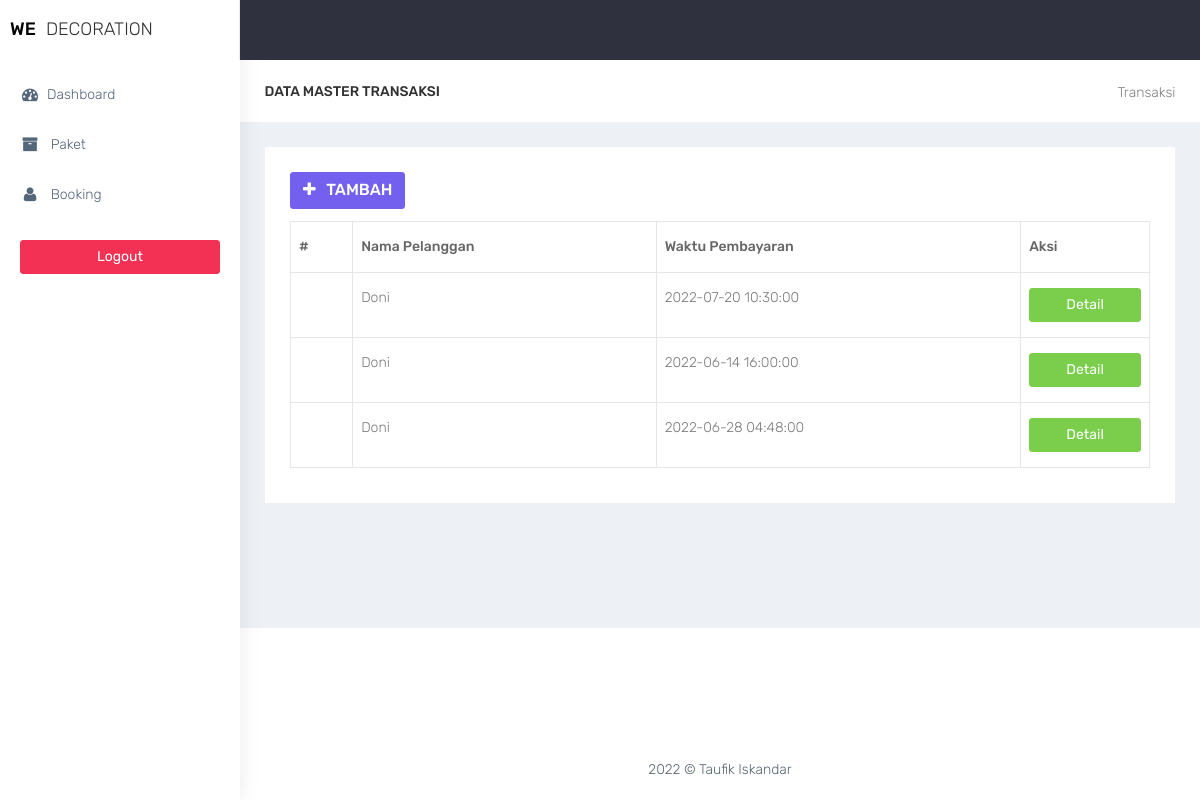
The page /admin/transaksi.php on the database its author committed.
### tables this page shows
CREATE TABLE `transaksi` (
  `id_transaksi` int(11) NOT NULL,
  `id_booking` int(11) NOT NULL,
  `waktu_pembayaran` datetime NOT NULL
);

CREATE TABLE `users` (
  `id_user` int(11) NOT NULL,
  `nama_user` varchar(30) NOT NULL,
  `no_hp` char(13) NOT NULL,
  `nik` varchar(20) DEFAULT NULL,
  `username` varchar(30) NOT NULL,
  `password` varchar(50) NOT NULL,
  `role` enum('admin','member','','') NOT NULL
);

### admin/functions.php (called while the page is built, shortened)
<?php
function getdata($conn,$query){
    $data = mysqli_query($conn,$query);
    if (mysqli_num_rows($data) > 0) {
        while($row = mysqli_fetch_assoc($data)){
            $hasil[] = $row;
        }
        return $hasil;
    }
}
function get_by_id($conn,$query){
    $db = mysqli_query($conn,$query);
    return mysqli_fetch_assoc($db);
}
?>

### admin/transaksi.php (the view, shortened to what this page needs)
<?php
$title = 'Transaksi';
require 'functions.php';
require '../layout/layout_header.php';
$query = "SELECT transaksi.*,booking.id_user FROM transaksi INNER JOIN booking ON booking.id_booking = transaksi.id_booking ";
$data = getdata($conn,$query);
?>
<div class="container-fluid">
  <div class="row bg-title">
    <div class="col-lg-3 col-md-4 col-sm-4 col-xs-12">
      <h4 class="page-title">Data Master <?= $title ?></h4> </div>
      <div class="col-lg-9 col-sm-8 col-md-8 col-xs-12">
        <ol class="breadcrumb">
          <li><a href="#">Transaksi</a></li>
        </ol>
      </div>
    </div>
    <div class="row">
      <div class="col-md-12 col-lg-12 col-sm-12 col-xs-12">
        <div class="white-box">
          <div class="row">
            <div class="col-md-6">
              <a href="transaksi_tambah.php" class="btn btn-primary box-title"><i class="fa fa-plus fa-fw"></i> Tambah</a>
            </div>
          </div>
          <div class="table-responsive">
            <table class="table table-bordered thead-dark" id="table">
              <thead class="thead-dark">
                <tr>
                  <th>#</th>
                  <th>Nama Pelanggan</th>
                  <th>Waktu Pembayaran</th>
                  <th width="15%">Aksi</th>
                </tr>
              </thead>
              <tbody>
                <?php foreach($data as $transaksi): ?>
                  <tr>
                    <td></td>
                    <td>
                      <?php
                        $que = "SELECT * FROM users WHERE id_user = '".$transaksi['id_user']."'";
                        $usr = get_by_id($conn,$que);
                        echo $usr['nama_user']; ?></td>
                    <td><?= $transaksi['waktu_pembayaran'] ?></td>
                    <td align="center">
                      <a href="transaksi_detail.php?id=<?= $transaksi['id_booking']; ?>" data-toggle="tooltip" data-placement="bottom" title="Edit" class="btn btn-success btn-block">Detail</a>
                    </td>
                  </tr>
                <?php endforeach; ?>
              </tbody>
            </table>
          </div>
        </div>
      </div>
    </div>
  </div>
  <?php
    require'../layout/layout_footer.php';
  ?>

### assets/css/colors/default.css (style rules this page uses)
body { background: #fff; }

### rows shown on the page
transaksi: users.nama_user "Doni", waktu_pembayaran "2022-07-20 10:30:00"
transaksi: users.nama_user "Doni", waktu_pembayaran "2022-06-14 16:00:00"
transaksi: users.nama_user "Doni", waktu_pembayaran "2022-06-28 04:48:00"

### other values the page prints
$title "TRANSAKSI"
